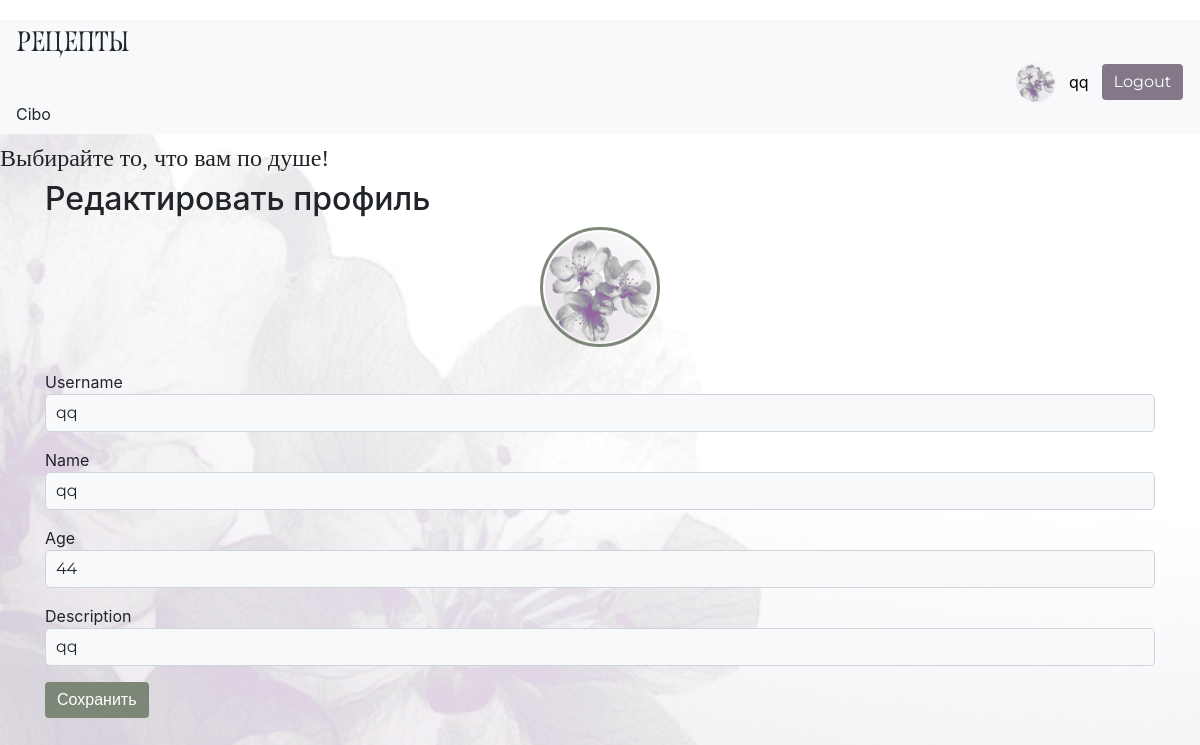
Screenshot of /edit_profile (signed in) with the database file from the repository.
### data/user.py (models this page shows, shortened)
class User(SqlAlchemyBase, UserMixin):
    __tablename__ = 'users'
    id = sa.Column(sa.Integer, primary_key=True, autoincrement=True)
    email = sa.Column(sa.String, index=True, unique=True, nullable=False)
    username = sa.Column(sa.String, nullable=True)
    name = sa.Column(sa.String, nullable=True)
    age = sa.Column(sa.Integer, nullable=True)
    description = sa.Column(sa.String, nullable=True)
    hashed_password = sa.Column(sa.String, nullable=True)
    avatar = sa.Column(sa.String, nullable=True)
    subscribers = sa.Column(sa.Integer, default=0)
    created_at = sa.Column(sa.DateTime, default=sa.func.now())
    recipes = relationship("Recipe", back_populates="user")

### main.py (the view, shortened to what this page needs)
@app.route('/edit_profile', methods=['GET', 'POST'])
@login_required
def edit_profile():
    session = create_session()
    user = session.get(User, current_user.id)
    return render_template('edit_profile.html', user=user)

### data/db_session.py (called while the page is built)
def create_session() -> Session:
    global __factory
    return __factory()

### main.py (called while the page is built)
@login_manager.user_loader
def load_user(user_id):
    session = create_session()
    return session.get(User, user_id)

### templates/edit_profile.html (shortened to what this page needs)
{% extends "base.html" %}
{% block content %}
<h2>Редактировать профиль</h2>
<form method="post" enctype="multipart/form-data">
    <div class="avatar-upload">
        <label for="avatar-input">
            <img src="{{ url_for('static', filename=user.avatar or 'img/base_av.png') }}"
                 class="profile-avatar clickable-avatar">
        </label>
    </div>
    <p>Username<br>
    <input type="text" name="username" value="{{ user.username }}" class="form-control"></p>
    <p>Name<br>
    <input type="text" name="name" value="{{ user.name }}" class="form-control"></p>
    <p>Age<br>
    <input type="number" name="age" value="{{ user.age }}" class="form-control"></p>
    <p>Description<br>
    <input type="text" name="description" value="{{ user.description }}" class="form-control"></p>
    <button class="btn btn-custom-green">Сохранить</button>
</form>
{% endblock %}

### templates/base.html (shortened to what this page needs)
<!DOCTYPE html>
<html lang="en">
<head>
    <link rel="stylesheet"
          href="https://stackpath.bootstrapcdn.com/bootstrap/4.4.1/css/bootstrap.min.css"
>
    <link rel="stylesheet" href="{{ url_for('static', filename='css/style.css') }}">
</head>
<body>
<header>
    <nav class="navbar navbar-light bg-light d-flex justify-content-between">
        <h3 class="mb-0 logo-text">Рецепты</h3>
        <div class="d-flex align-items-center">
            {% if current_user.is_authenticated %}
                 <a href="/profile/{{ current_user.id }}" class="d-flex align-items-center user-link">
                     <img src="{{ url_for('static', filename=current_user.avatar or 'img/base_av.png') }}"
                          style="width:40px; height:40px; border-radius:50%; object-fit:cover; margin-right:8px;">
                     <span class="mr-2">
                         {{ current_user.name }}
                     </span>
                 </a>
                 <a href="/logout" class="btn btn-custom-purple">Logout</a>
            {% else %}
                 <a href="/register" class="btn btn-custom-green">Register</a>
                 <a href="/login" class="btn btn-custom-purple">Sign in</a>
            {% endif %}
        </div>
        <span class="mr-3">Cibo</span>
    </nav>
    <h4 class="header h4">Выбирайте то, что вам по душе!</h4>
</header>
<main role="main" class="container">
    {% block content %}{% endblock %}
</main>
<link href="https://cdn.jsdelivr.net/npm/sweetalert2@11/dist/sweetalert2.min.css" rel="stylesheet">
</body>
</html>

### static/css/style.css (style rules this page uses)
body { background-image: url('/static/img/fon.png'); background-size: cover; background-repeat: no-repeat; background-position: center; background-attachment: fixed; padding-top: 20px; }
.btn-custom-green { background-color: #7d8778; color: white; border: none; font-family: 'Montserrat', sans-serif; }
.btn-custom-purple { background-color: #827887; color: white; border: none; font-family: 'Montserrat', sans-serif; }
.logo-text { font-family: 'Roshcha', serif !important; }
header h4 { font-family: 'Playfair Display', serif; font-size: 22px; margin-top: 10px; }
.navbar .d-flex.align-items-center { margin-left: 500px; gap: 5px; }
.profile-avatar { width: 120px; height: 120px; border-radius: 50%; object-fit: cover; border: 3px solid #7d8778; padding: 2px; }
.user-link { text-decoration: none; color: black; }
.avatar-upload { text-align: center; margin-bottom: 15px; }
.clickable-avatar { cursor: pointer; transition: 0.2s; }
.form-control { background-color: #f8f9fa; color: #212529; border: 1px solid #ced4da; border-radius: 5px; padding: 5px 10px; font-family: 'Montserrat', sans-serif; }
.form-control::placeholder { color: #6c756d; }

### rows the page displays
User: name "qq", username "qq", age "44", description "qq"
